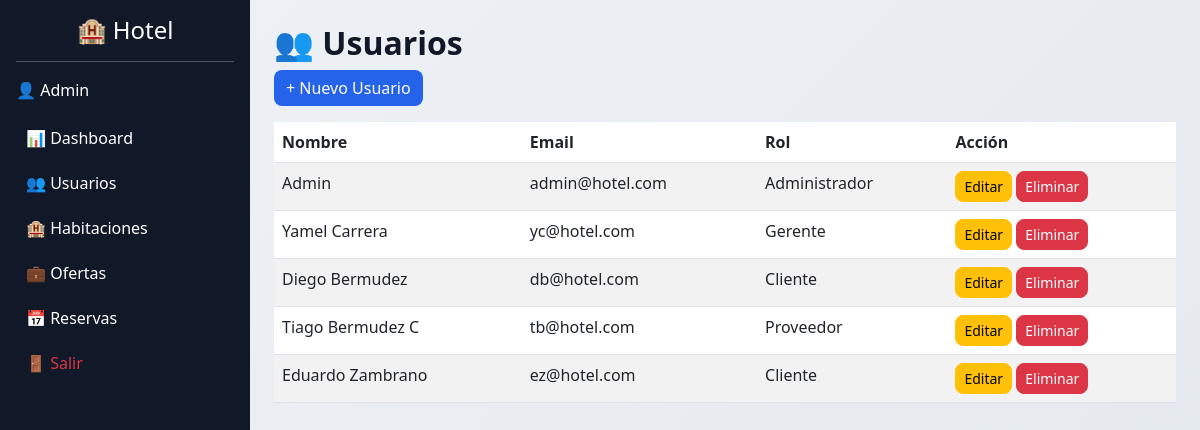
The app's page /public/users.php (signed in) with its own data.
### tables this page shows
CREATE TABLE IF NOT EXISTS `users` (
  `id` int NOT NULL AUTO_INCREMENT,
  `name` varchar(50) NOT NULL,
  `email` varchar(100) NOT NULL,
  `password` varchar(255) NOT NULL,
  `role_id` int NOT NULL,
  PRIMARY KEY (`id`),
  UNIQUE KEY `email` (`email`),
  KEY `role_id` (`role_id`)
);

CREATE TABLE IF NOT EXISTS `roles` (
  `id` int NOT NULL AUTO_INCREMENT,
  `name` varchar(20) NOT NULL,
  PRIMARY KEY (`id`)
);

### app/models/User.php (called while the page is built, shortened)
<?php
function getUsers($conn) {
    $stmt = $conn->query("
        SELECT u.*, r.name as role
        FROM users u
        JOIN roles r ON u.role_id = r.id
    ");
    return $stmt->fetchAll(PDO::FETCH_ASSOC);
}

### public/users.php (the view, shortened to what this page needs)
<?php
require BASE_PATH . '/config/db.php';
require BASE_PATH . '/app/models/User.php';
$users = getUsers($conn);
include BASE_PATH . '/app/views/layouts/header.php';
include BASE_PATH . '/app/views/layouts/sidebar.php';
?>
<h2>👥 Usuarios</h2>
<a href="create_user.php" class="btn btn-primary mb-3">+ Nuevo Usuario</a>
<table class="table table-striped">
    <thead>
        <tr>
            <th>Nombre</th>
            <th>Email</th>
            <th>Rol</th>
            <th>Acción</th>
        </tr>
    </thead>
    <tbody>
    <?php foreach($users as $u): ?>
        <tr>
            <td><?= $u['name'] ?></td>
            <td><?= $u['email'] ?></td>
            <td><?= $u['role'] ?></td>
            <td>
                <a href="edit_user.php?id=<?= $u['id'] ?>"
                class="btn btn-warning btn-sm">Editar</a>
                <a href="delete_user.php?id=<?= $u['id'] ?>"
                   class="btn btn-danger btn-sm"
                  onclick="return confirm('¿Eliminar usuario?')">
                  Eliminar
                </a>
            </td>
        </tr>
    <?php endforeach; ?>
    </tbody>
</table>
<?php include BASE_PATH . '/app/views/layouts/footer.php'; ?>

### assets/css/style.css (style rules this page uses)
body { background-color: #f5f7fa; }
body { background: #f4f6f9; }
.btn { border-radius: 8px; }
h1, h2, h3 { font-weight: 600; }
body { background: linear-gradient(135deg, #eef2f7, #e3e8ee); }
.btn-primary { background: #2563eb; border: none; }
h1, h2, h3 { font-weight: 700; color: #111827; }

### records on screen
users: name "Admin", email "admin@hotel.com", role.name "Administrador"
users: name "Yamel Carrera", email "yc@hotel.com", role.name "Gerente"
users: name "Diego Bermudez", email "db@hotel.com", role.name "Cliente"
users: name "Tiago Bermudez C", email "tb@hotel.com", role.name "Proveedor"
users: name "Eduardo Zambrano", email "ez@hotel.com", role.name "Cliente"

### other values on screen
$_SESSION['user']['name'] "Admin"
